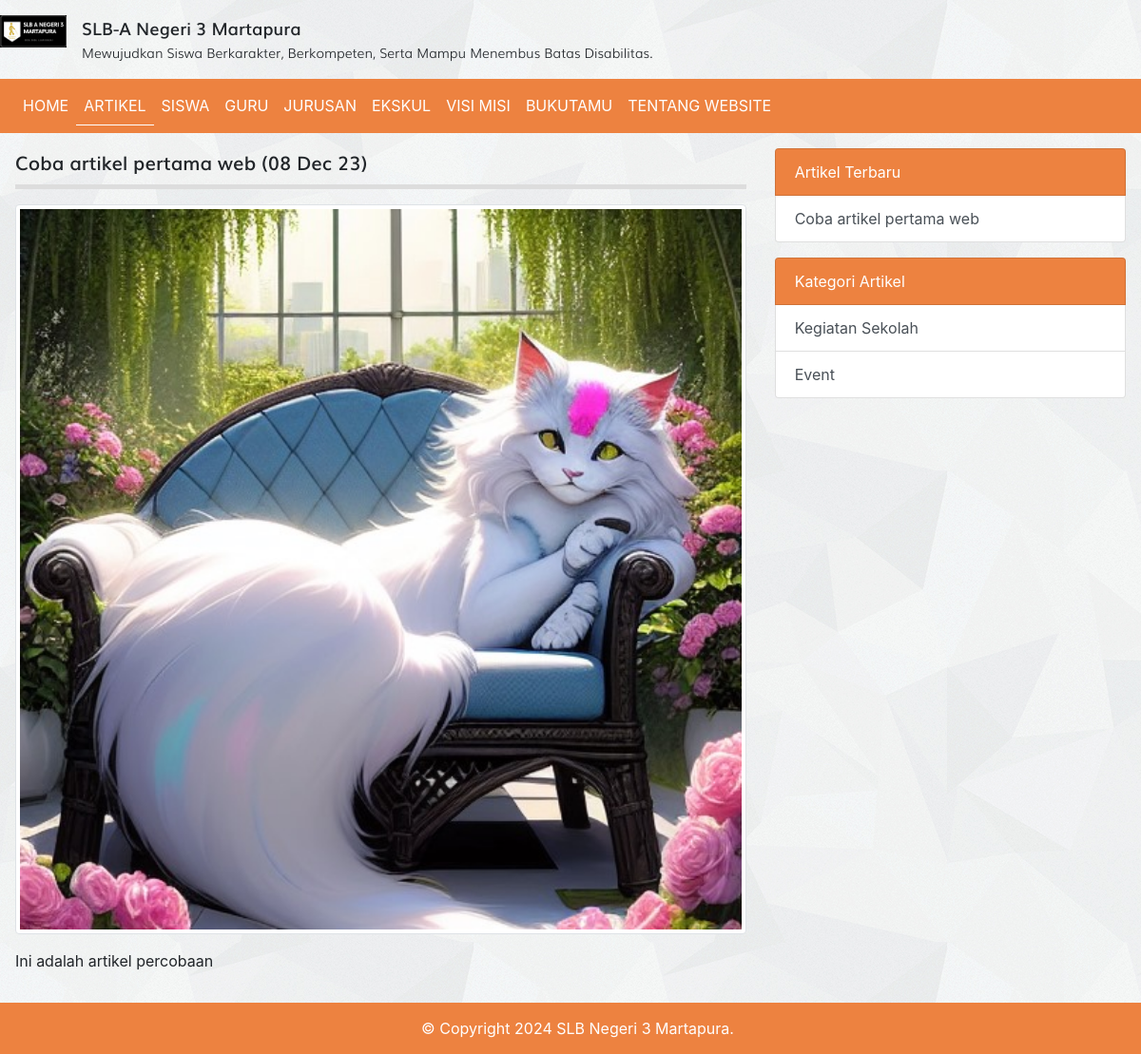
/detail_artikel.php?id=18, run on the app's committed database.
### tables this page shows
CREATE TABLE `tbl_artikel` (
  `id` int(11) NOT NULL AUTO_INCREMENT,
  `judul` varchar(255) DEFAULT NULL,
  `isi` text DEFAULT NULL,
  `tanggal` date DEFAULT NULL,
  `foto` varchar(100) DEFAULT NULL,
  `id_kategori` int(11) DEFAULT NULL,
  PRIMARY KEY (`id`),
  KEY `id_kategori` (`id_kategori`),
  CONSTRAINT `tbl_artikel_ibfk_1` FOREIGN KEY (`id_kategori`) REFERENCES `tbl_kategori_artikel` (`id`) ON DELETE SET NULL ON UPDATE CASCADE
);

CREATE TABLE `tbl_kategori_artikel` (
  `id` int(11) NOT NULL AUTO_INCREMENT,
  `nama_kategori` varchar(30) DEFAULT NULL,
  PRIMARY KEY (`id`)
);

### detail_artikel.php (the view, shortened to what this page needs)
<?php
require_once 'koneksi.php';
$id = $_GET['id'];
$query = mysqli_query($koneksi, "SELECT * FROM tbl_artikel WHERE id = $id");
$artikel = mysqli_fetch_assoc($query);
?>
<!DOCTYPE html>
<html>
<head>
	<link rel="stylesheet" href="resources/fonts/stylesheet.css">
	<link rel="stylesheet" href="resources/css/bootstrap.min.css">
	<link rel="stylesheet" href="resources/css/style.css">
</head>
<body>
	<?php require_once 'topbar.php'; ?>
	</div>
	<?php require_once 'navbar.php'; ?>
	<div class="row p-3">
		<div class="col-md-8">
			<div class="title mb-3">
				<?= $artikel['judul'] ?> (<?= date('d M y', strtotime($artikel['tanggal'])) ?>)
			</div>
			<div class="artikel">
				<img src="images/artikel/<?= $artikel['foto'] ?>" alt="" width="100%" class="float-left mb-3 img-thumbnail">
				<?= $artikel['isi'] ?>
			</div>
		</div>
		<?php require_once 'sidebar.php'; ?>
	</div>
	<div class="text-white footer">
		<?php echo "&copy; Copyright " . date("Y") . " SLB Negeri 3 Martapura."; ?>
	</div>
</body>
</html>

### sidebar.php
<?php
$query_artikel_terbaru = mysqli_query($koneksi, "SELECT * FROM tbl_artikel ORDER BY tanggal ASC LIMIT 4");
$query_kategori_artikel= mysqli_query($koneksi, "SELECT * FROM tbl_kategori_artikel LIMIT 4");
?>
<div class="col-sm-4">
	<div class="list-group">
		<span class="list-group-item text-white" style="background-color: #ED8240">Artikel Terbaru</span>
		<?php while($artikel_terbaru = mysqli_fetch_assoc($query_artikel_terbaru)) : ?>
			<a href="detail_artikel.php?id=<?= $artikel_terbaru['id'] ?>" class="list-group-item list-group-item-action"><?= $artikel_terbaru['judul'] ?></a>
		<?php endwhile; ?>
	</div>
	<div class="list-group">
		<span class="list-group-item text-white mt-3" style="background-color: #ED8240">Kategori Artikel</span>
		<?php while($kategori_artikel = mysqli_fetch_assoc($query_kategori_artikel)) : ?>
			<a href="kategori.php?id=<?= $kategori_artikel['id'] ?>" class="list-group-item list-group-item-action"><?= $kategori_artikel['nama_kategori'] ?></a>
		<?php endwhile; ?>
	</div>
</div>

### resources/css/style.css (style rules this page uses)
body { background-image: url('../images/bg_all.jpg'); }
.title { font-family: 'mulisemibold'; font-size: 20px; padding-bottom: 7.5px; border-bottom: 5px solid #ddd }
.footer { background-color: #ED8240; padding: 15px 15px 15px 30px; text-align: center; }

### data on the page
tbl_artikel: judul "Coba artikel pertama web", tanggal "08 Dec 23", foto (picture), isi "Ini adalah artikel percobaan"
tbl_kategori_artikel: nama_kategori "Kegiatan Sekolah"
tbl_kategori_artikel: nama_kategori "Event"
